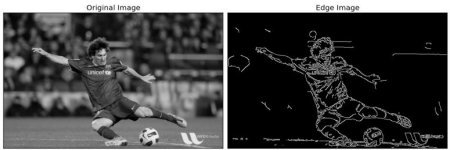
#> input picture messi5.jpg, 450 x 150 px, given in place of the camera
$ python gradient.py   (older library calls are emulated)
#> lines starting #> are read from the running program, lines starting #| are printed output that depends on the picture; after the words box and inside, x2 and y2 are one past the last pixel; in counts of white or black regions, pixels touching at a corner belong together
#NOt working/ need to debug.

import cv2
import numpy as np

cap = cv2.VideoCapture(1)

while (1):

    # Take each frame
    _,frame = cap.read()
#> frame is the input picture: shape (150, 450, 3); min 0, max 255, mean 69.9
    hsv = cv2.cvtColor(frame, cv2.COLOR_BGR2HSV)
#> hsv: shape (150, 450, 3); mean H, S, V 0, 0, 69.9

    lower_red = np.array([30, 150, 50])
    upper_red = np.array([255, 255, 180])

    mask = cv2.inRange(hsv, lower_red, upper_red)
#> mask: shape (150, 450); every value is 0
    res = cv2.bitwise_and(frame, frame, mask=mask)
#> res: shape (150, 450, 3); every value is 0

    laplacian = cv2.Laplacian(frame, cv2.CV_64F)
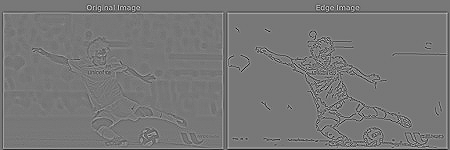
#> laplacian: shape (150, 450, 3) float64; min -411, max 461, mean -1; drawn with min black and max white
    sobelx = cv2.Sobel(frame, cv2.CV_64F, 1, 0, ksize=5)
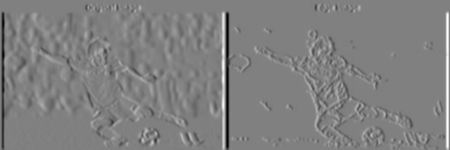
#> sobelx: shape (150, 450, 3) float64; min -12231, max 12064, mean -4.5; drawn with min black and max white
    sobely = cv2.Sobel(frame, cv2.CV_64F, 0, 1, ksize=5)
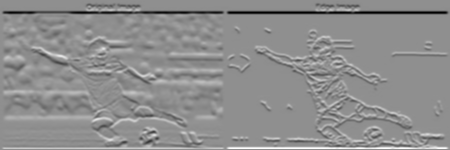
#> sobely: shape (150, 450, 3) float64; min -12201, max 9522, mean -84.3; drawn with min black and max white

    cv2.imshow('Original', frame)
    cv2.imshow('Mask', mask)
    cv2.imshow('laplacian', laplacian)
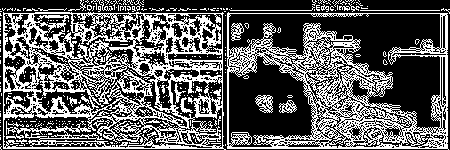
#> window 'laplacian': shape (150, 450, 3); 37.5% white in thin lines or dots
    cv2.imshow('sobelx', sobelx)
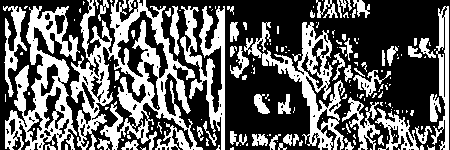
#> window 'sobelx': shape (150, 450, 3); 38.5% white; 184 white regions (124 under 20 px), largest, box (x1, y1, x2, y2) and area: (70, 0, 203, 150) 7725, (5, 6, 80, 150) 4463, (244, 22, 345, 150) 3245
    cv2.imshow('sobely', sobely)
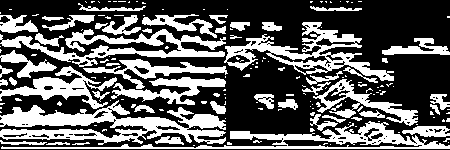
#> window 'sobely': shape (150, 450, 3); 37.2% white; 171 white regions (120 under 20 px), largest, box (x1, y1, x2, y2) and area: (0, 100, 226, 145) 4512, (1, 121, 450, 149) 2879, (224, 22, 394, 81) 2796

    k = cv2.waitKey(5) & 0xFF
#> (key Esc is pressed here)
    if k == 27:
        break

cv2.destroyAllWindows()
cap.release()
